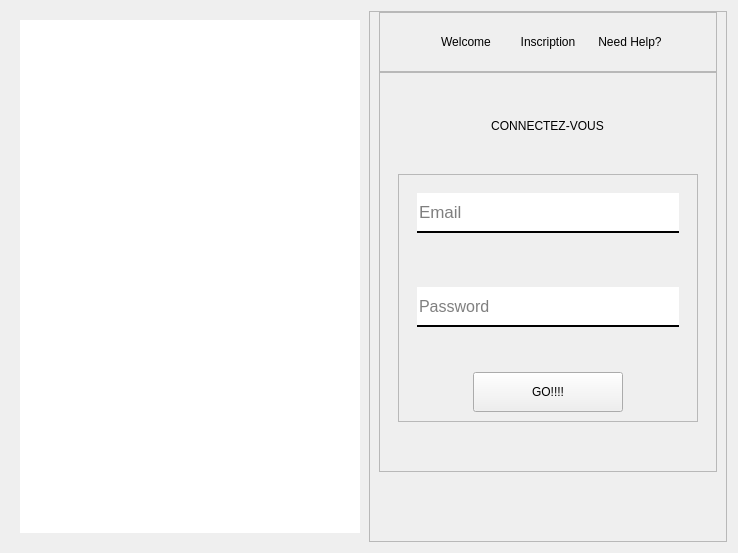
      <widget class="QWidget" name="page_connexion">
       <layout class="QHBoxLayout" name="horizontalLayout_11">
        <property name="spacing">
         <number>0</number>
        </property>
        <item>
         <widget class="QWidget" name="widget_11" native="true">
          <layout class="QHBoxLayout" name="horizontalLayout_21">
           <item>
            <widget class="QLabel" name="label_12">
             <property name="minimumSize">
              <size>
               <width>340</width>
               <height>400</height>
              </size>
             </property>
             <property name="maximumSize">
              <size>
               <width>300</width>
               <height>634</height>
              </size>
             </property>
             <property name="styleSheet">
              <string notr="true">background-color:white;</string>
             </property>
             <property name="text">
              <string/>
             </property>
             <property name="pixmap">
              <pixmap resource="../Interface/images_rc.qrc">:/im/images/images/R.png</pixmap>
             </property>
             <property name="scaledContents">
              <bool>true</bool>
             </property>
            </widget>
           </item>
          </layout>
         </widget>
        </item>
        <item>
         <widget class="QFrame" name="frame_8">
          <property name="minimumSize">
           <size>
            <width>0</width>
            <height>0</height>
           </size>
          </property>
          <property name="frameShape">
           <enum>QFrame::StyledPanel</enum>
          </property>
          <property name="frameShadow">
           <enum>QFrame::Raised</enum>
          </property>
          <layout class="QVBoxLayout" name="verticalLayout_10">
           <property name="spacing">
            <number>0</number>
           </property>
           <property name="topMargin">
            <number>0</number>
           </property>
           <item>
            <widget class="QFrame" name="frame_10">
             <property name="minimumSize">
              <size>
               <width>0</width>
               <height>0</height>
              </size>
             </property>
             <property name="maximumSize">
              <size>
               <width>16777215</width>
               <height>66</height>
              </size>
             </property>
             <property name="frameShape">
              <enum>QFrame::StyledPanel</enum>
             </property>
             <property name="frameShadow">
              <enum>QFrame::Raised</enum>
             </property>
             <layout class="QHBoxLayout" name="horizontalLayout_13">
              <property name="spacing">
               <number>2</number>
              </property>
              <item alignment="Qt::AlignHCenter">
               <widget class="QWidget" name="widget_button_3" native="true">
                <property name="minimumSize">
                 <size>
                  <width>0</width>
                  <height>0</height>
                 </size>
                </property>
                <property name="layoutDirection">
                 <enum>Qt::RightToLeft</enum>
                </property>
                <layout class="QHBoxLayout" name="horizontalLayout_12">
                 <property name="spacing">
                  <number>2</number>
                 </property>
                 <item>
                  <widget class="QPushButton" name="pushButton_9">
                   <property name="text">
                    <string>Need Help?</string>
                   </property>
                   <property name="flat">
                    <bool>true</bool>
                   </property>
                  </widget>
                 </item>
                 <item>
                  <widget class="QPushButton" name="pushButton_20">
                   <property name="text">
                    <string>Inscription</string>
                   </property>
                   <property name="flat">
                    <bool>true</bool>
                   </property>
                  </widget>
                 </item>
                 <item>
                  <widget class="QPushButton" name="pushButton_12">
                   <property name="text">
                    <string>Welcome</string>
                   </property>
                   <property name="flat">
                    <bool>true</bool>
                   </property>
                  </widget>
                 </item>
                </layout>
               </widget>
              </item>
             </layout>
            </widget>
           </item>
           <item>
            <widget class="QFrame" name="frame_9">
             <property name="minimumSize">
              <size>
               <width>0</width>
               <height>400</height>
              </size>
             </property>
             <property name="frameShape">
              <enum>QFrame::StyledPanel</enum>
             </property>
             <property name="frameShadow">
              <enum>QFrame::Raised</enum>
             </property>
             <layout class="QHBoxLayout" name="horizontalLayout_14">
              <property name="topMargin">
               <number>37</number>
              </property>
              <item alignment="Qt::AlignHCenter|Qt::AlignTop">
               <widget class="QWidget" name="verticalWidget" native="true">
                <layout class="QVBoxLayout" name="verticalLayout_11">
                 <property name="spacing">
                  <number>41</number>
                 </property>
                 <item alignment="Qt::AlignHCenter|Qt::AlignTop">
                  <widget class="QLabel" name="label_11">
                   <property name="text">
                    <string>CONNECTEZ-VOUS</string>
                   </property>
                   <property name="alignment">
                    <set>Qt::AlignCenter</set>
                   </property>
                  </widget>
                 </item>
                 <item>
                  <widget class="QFrame" name="frame_11">
                   <property name="minimumSize">
                    <size>
                     <width>300</width>
                     <height>200</height>
                    </size>
                   </property>
                   <property name="frameShape">
                    <enum>QFrame::StyledPanel</enum>
                   </property>
                   <property name="frameShadow">
                    <enum>QFrame::Raised</enum>
                   </property>
                   <layout class="QVBoxLayout" name="verticalLayout_12">
                    <property name="spacing">
                     <number>36</number>
                    </property>
                    <item>
                     <widget class="QWidget" name="widget_10" native="true">
                      <layout class="QVBoxLayout" name="verticalLayout_9">
                       <item>
                        <widget class="QLineEdit" name="lineEdit_connexion_email">
                         <property name="sizePolicy">
                          <sizepolicy hsizetype="Expanding" vsizetype="Fixed">
                           <horstretch>0</horstretch>
                           <verstretch>0</verstretch>
                          </sizepolicy>
                         </property>
                         <property name="minimumSize">
                          <size>
                           <width>0</width>
                           <height>40</height>
                          </size>
                         </property>
                         <property name="font">
                          <font>
                           <pointsize>13</pointsize>
                          </font>
                         </property>
                         <property name="styleSheet">
                          <string notr="true">#lineEdit_connexion_email{
	border:2px solid;
	border-top:none;
	border-left:none;
	border-right:none;

}

#lineEdit_connexion_email:hover{
	border:2px solid rgb(108, 99, 255);
	border-top:none;
	border-left:none;
	border-right:none;

}</string>
                         </property>
                         <property name="placeholderText">
                          <string>Email</string>
                         </property>
                        </widget>
                       </item>
                      </layout>
                     </widget>
                    </item>
                    <item>
                     <widget class="QWidget" name="widget_7" native="true">
                      <property name="minimumSize">
                       <size>
                        <width>0</width>
                        <height>0</height>
                       </size>
                      </property>
                      <layout class="QHBoxLayout" name="horizontalLayout_15">
                       <item>
                        <widget class="QLineEdit" name="lineEdit_connexion_passwd">
                         <property name="sizePolicy">
                          <sizepolicy hsizetype="Expanding" vsizetype="Fixed">
                           <horstretch>0</horstretch>
                           <verstretch>0</verstretch>
                          </sizepolicy>
                         </property>
                         <property name="minimumSize">
                          <size>
                           <width>200</width>
                           <height>40</height>
                          </size>
                         </property>
                         <property name="font">
                          <font>
                           <pointsize>12</pointsize>
                          </font>
                         </property>
                         <property name="styleSheet">
                          <string notr="true">#lineEdit_connexion_passwd{
	border:2px solid;
	border-top:none;
	border-left:none;
	border-right:none;

}
#lineEdit_connexion_passwd:hover{
	border:2px solid rgb(108, 99, 255);
	border-top:none;
	border-left:none;
	border-right:none;

}</string>
                         </property>
                         <property name="placeholderText">
                          <string>Password</string>
                         </property>
                        </widget>
                       </item>
                      </layout>
                     </widget>
                    </item>
                    <item alignment="Qt::AlignHCenter">
                     <widget class="QPushButton" name="pushButton_LOGIN">
                      <property name="sizePolicy">
                       <sizepolicy hsizetype="Minimum" vsizetype="Minimum">
                        <horstretch>0</horstretch>
                        <verstretch>0</verstretch>
                       </sizepolicy>
                      </property>
                      <property name="minimumSize">
                       <size>
                        <width>150</width>
                        <height>40</height>
                       </size>
                      </property>
                      <property name="text">
                       <string>GO!!!!</string>
                      </property>
                     </widget>
                    </item>
                   </layout>
                  </widget>
                 </item>
                </layout>
               </widget>
              </item>
             </layout>
            </widget>
           </item>
           <item>
            <widget class="QWidget" name="widget_6" native="true">
             <property name="minimumSize">
              <size>
               <width>0</width>
               <height>60</height>
              </size>
             </property>
            </widget>
           </item>
          </layout>
         </widget>
        </item>
       </layout>
      </widget>
